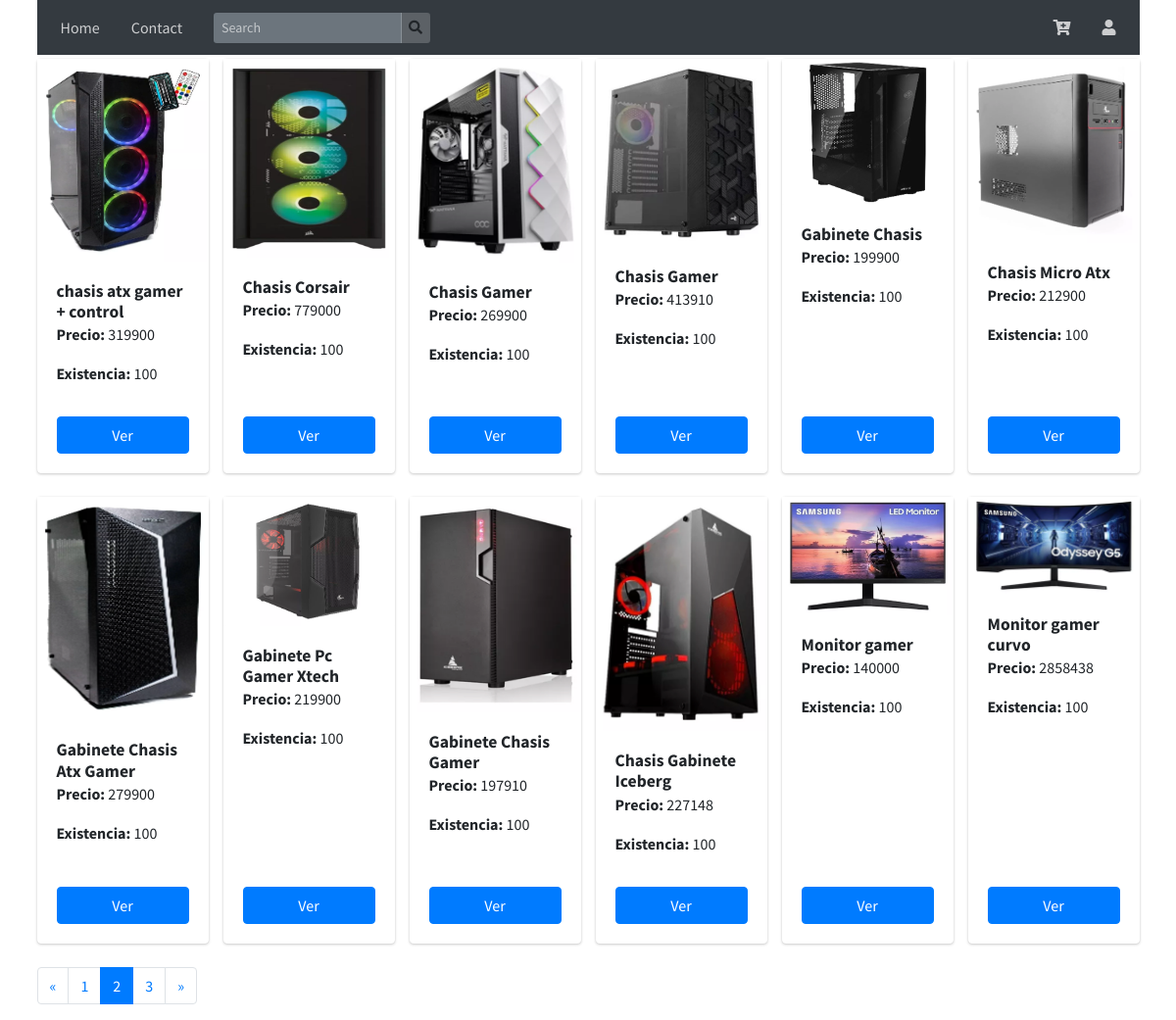
/index.php?modulo=productos&pagina=2, run on the app's committed database.
### tables this page shows
CREATE TABLE `products` (
  `id` int(11) NOT NULL,
  `name` varchar(200) NOT NULL,
  `price` double NOT NULL,
  `existence` int(5) NOT NULL
);

### productos.php (the view, shortened to what this page needs)
<div class="row mt-1">
    <?php
    $where = "WHERE 1 = 1";
    $queryCuenta = "SELECT COUNT(*) as cuenta FROM products as P
                    INNER JOIN products_files as PF ON PF.products_id = P.id
                    INNER JOIN files as F ON F.id = PF.file_id
                    $where";
    $resCuenta = mysqli_query($conn, $queryCuenta);
    $rowCuenta = mysqli_fetch_assoc($resCuenta);
    $totalRegistros = $rowCuenta['cuenta'];
    $elementosPorPagina = 12;
    $totalPaginas = ceil($totalRegistros / $elementosPorPagina);
    $paginaSelec = isset($_REQUEST['pagina']) ? intval($_REQUEST['pagina']) : 1;
    if ($paginaSelec == false) {
        $inicioLimite = 0;
        $paginaSelec = 1;
    } else {
        $inicioLimite = ($paginaSelec - 1) * $elementosPorPagina;
    }
    $limite = "LIMIT $inicioLimite, $elementosPorPagina";
    $query = "SELECT
                P.id,
                P.name,
                P.price,
                P.existence,
                F.web_path
                FROM
                products as P
                INNER JOIN products_files as PF
                ON PF.products_id = P.id
                INNER JOIN files as F
                ON F.id = PF.file_id
                $where
                GROUP BY P.id
                $limite";
    $res = mysqli_query($conn, $query);
    while ($row = mysqli_fetch_array($res)) {
    ?>
        <div class="col-lg-2 col-md-4 col-sm-12 mb-4 ">
            <div class="card border-primary h-100">
                <div class="card-img-container">
                    <img class="card-img-top" src="<?php echo $row['web_path'] ?>" alt="Title">
                </div>
                <div class="card-body d-flex flex-column">
                    <h4 class="card-title"><strong><?php echo $row['name'] ?></strong></h4>
                    <p class="card-text"><strong>Precio:</strong> <?php echo $row['price'] ?></p>
                    <p class="card-text"><strong>Existencia:</strong> <?php echo $row['existence'] ?></p>
                    <a href="index.php?modulo=detalleProducto&id=<?php echo $row['id'] ?>" class="btn btn-primary">Ver</a>
                </div>
            </div>
        </div>
    <?php
    }
    ?>
</div>
<?php
if ($totalPaginas > 0) {
?>
    <nav aria-label="Page navigation">
        <ul class="pagination">
            <?php
            if ($paginaSelec != 1) {
            ?>
                <li class="page-item enabled">
                    <a class="page-link" href="index.php?modulo=productos&pagina=<?php echo $paginaSelec - 1; ?>" aria-label="Previous">
                        <span aria-hidden="true">&laquo;</span>
                    </a>
                </li>
            <?php
            }
            ?>
            <?php
            for ($i = 1; $i <= $totalPaginas; $i++) {
            ?>
                <li class="page-item <?php echo ($paginaSelec == $i) ? "active" : ""; ?>">
                    <a class="page-link" href="index.php?modulo=productos&pagina=<?php echo $i; ?>"><?php echo $i; ?></a>
                </li>
            <?php
            }
            ?>
            <?php
            if ($paginaSelec != $totalPaginas) {
            ?>
                <li class="page-item">
                    <a class="page-link" href="index.php?modulo=productos&pagina=<?php echo ($paginaSelec + 1); ?>" aria-label="Next">
                        <span aria-hidden="true">&raquo;</span>
                    </a>
                </li>
            <?php
            }
            ?>
        </ul>
    </nav>
<?php
}
?>

### index.php (shortened to what this page needs)
<!DOCTYPE html>
<html lang="en">
<head>
    <link rel="stylesheet" href="admin/plugins/fontawesome-free/css/all.min.css">
    <link rel="stylesheet" href="https://code.ionicframework.com/ionicons/2.0.1/css/ionicons.min.css">
    <link rel="stylesheet" href="admin/dist/css/adminlte.min.css">
    <link rel="stylesheet" href="admin/plugins/daterangepicker/daterangepicker.css">
</head>
<body>
    <div class="container">
        <div class="row">
            <div class="col-12">
                <?php
                include_once "menu.php";
                    $modulo=$_REQUEST['modulo']??'';
                    if($modulo == 'productos' || $modulo == '')
                    {
                        include_once "productos.php";
                    }
                ?>
            </div>
        </div>
    </div>
</body>
</html>

### menu.php (shortened to what this page needs)
<nav class="navbar navbar-expand navbar-dark">
    <ul class="navbar-nav">
        <li class="nav-item d-none d-sm-inline-block">
            <a href="index.php" class="nav-link">Home</a>
        </li>
        <li class="nav-item d-none d-sm-inline-block">
            <a href="#" class="nav-link">Contact</a>
        </li>
    </ul>
    <form class="form-inline ml-3" action="index.php">
        <div class="input-group input-group-sm">
            <input class="form-control form-control-navbar bg-gray" type="search" placeholder="Search" aria-label="Search" name="nombre" value="<?php echo $_REQUEST['nombre'] ?? ''; ?>">
            <div class="input-group-append">
                <button class="btn btn-navbar" type="submit">
                    <i class="fas fa-search"></i>
                </button>
            </div>
        </div>
    </form>
    <ul class="navbar-nav ml-auto">
        <li class="nav-item dropdown">
            <a class="nav-link" data-toggle="dropdown" href="#" id="iconoCarrito">
                <i class="fa fa-cart-plus" aria-hidden="true"></i>
            </a>
        </li>
        <li class="nav-item dropdown">
            <a class="nav-link" data-toggle="dropdown" href="#">
                <i class="fa fa-user" aria-hidden="true"></i>
            </a>
        </li>
    </ul>
</nav>

### data on the page
products: shows a picture, name "chasis atx gamer + control", price "319900", existence "100"
products: shows a picture, name "Chasis Corsair", price "779000", existence "100"
products: shows a picture, name "Chasis Gamer", price "269900", existence "100"
products: shows a picture, name "Chasis Gamer", price "413910", existence "100"
products: shows a picture, name "Gabinete Chasis", price "199900", existence "100"
products: shows a picture, name "Chasis Micro Atx", price "212900", existence "100"
products: shows a picture, name "Gabinete Chasis Atx Gamer", price "279900", existence "100"
products: shows a picture, name "Gabinete Pc Gamer Xtech", price "219900", existence "100"
products: shows a picture, name "Gabinete Chasis Gamer", price "197910", existence "100"
products: shows a picture, name "Chasis Gabinete Iceberg", price "227148", existence "100"
products: shows a picture, name "Monitor gamer", price "140000", existence "100"
products: shows a picture, name "Monitor gamer curvo", price "2858438", existence "100"
